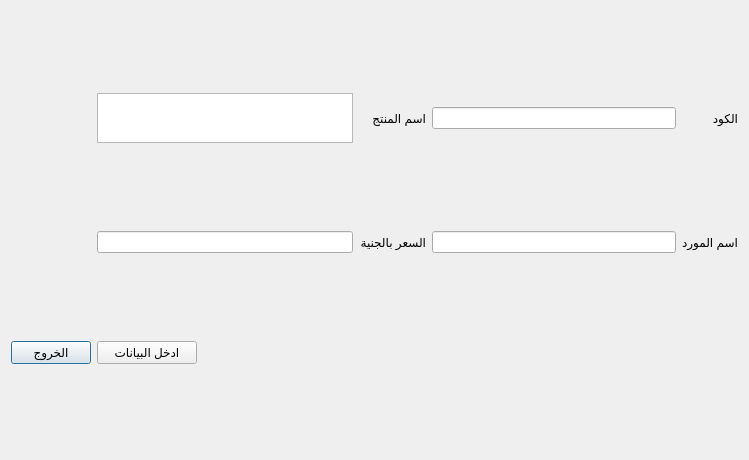
<?xml version="1.0" encoding="UTF-8"?>
<ui version="4.0">
 <class>DataEntryDialog</class>
 <widget class="QDialog" name="DataEntryDialog">
  <property name="geometry">
   <rect>
    <x>0</x>
    <y>0</y>
    <width>749</width>
    <height>460</height>
   </rect>
  </property>
  <property name="windowTitle">
   <string>صفحة ادخال البيانات</string>
  </property>
  <layout class="QGridLayout" name="gridLayout">
   <item row="1" column="5">
    <widget class="QLineEdit" name="IDLineEdit">
     <property name="minimumSize">
      <size>
       <width>100</width>
       <height>0</height>
      </size>
     </property>
    </widget>
   </item>
   <item row="3" column="1" colspan="2">
    <widget class="QPushButton" name="exitButton">
     <property name="sizePolicy">
      <sizepolicy hsizetype="Preferred" vsizetype="Fixed">
       <horstretch>0</horstretch>
       <verstretch>0</verstretch>
      </sizepolicy>
     </property>
     <property name="maximumSize">
      <size>
       <width>100</width>
       <height>16777215</height>
      </size>
     </property>
     <property name="text">
      <string>الخروج</string>
     </property>
    </widget>
   </item>
   <item row="3" column="3">
    <widget class="QPushButton" name="enterButton">
     <property name="sizePolicy">
      <sizepolicy hsizetype="Preferred" vsizetype="Preferred">
       <horstretch>0</horstretch>
       <verstretch>0</verstretch>
      </sizepolicy>
     </property>
     <property name="minimumSize">
      <size>
       <width>100</width>
       <height>0</height>
      </size>
     </property>
     <property name="maximumSize">
      <size>
       <width>100</width>
       <height>16777215</height>
      </size>
     </property>
     <property name="text">
      <string>ادخل البيانات</string>
     </property>
    </widget>
   </item>
   <item row="1" column="6">
    <widget class="QLabel" name="label">
     <property name="maximumSize">
      <size>
       <width>16777215</width>
       <height>50</height>
      </size>
     </property>
     <property name="text">
      <string>الكود</string>
     </property>
    </widget>
   </item>
   <item row="2" column="5">
    <widget class="QLineEdit" name="providerNameLineEdit"/>
   </item>
   <item row="1" column="4">
    <widget class="QLabel" name="label_2">
     <property name="text">
      <string>اسم المنتج</string>
     </property>
    </widget>
   </item>
   <item row="2" column="3">
    <widget class="QLineEdit" name="priceLineEdit"/>
   </item>
   <item row="2" column="6">
    <widget class="QLabel" name="label_3">
     <property name="text">
      <string>اسم المورد</string>
     </property>
    </widget>
   </item>
   <item row="2" column="4">
    <widget class="QLabel" name="label_4">
     <property name="text">
      <string>السعر بالجنية</string>
     </property>
    </widget>
   </item>
   <item row="1" column="3">
    <widget class="QTextEdit" name="productNameLineEdit">
     <property name="maximumSize">
      <size>
       <width>16777215</width>
       <height>50</height>
      </size>
     </property>
    </widget>
   </item>
  </layout>
  <action name="actionEnter">
   <property name="text">
    <string>enter</string>
   </property>
  </action>
  <action name="actionExit">
   <property name="text">
    <string>exit</string>
   </property>
  </action>
 </widget>
 <resources/>
 <connections>
  <connection>
   <sender>enterButton</sender>
   <signal>clicked()</signal>
   <receiver>actionEnter</receiver>
   <slot>trigger()</slot>
   <hints>
    <hint type="sourcelabel">
     <x>139</x>
     <y>354</y>
    </hint>
    <hint type="destinationlabel">
     <x>-1</x>
     <y>-1</y>
    </hint>
   </hints>
  </connection>
  <connection>
   <sender>exitButton</sender>
   <signal>clicked()</signal>
   <receiver>actionExit</receiver>
   <slot>trigger()</slot>
   <hints>
    <hint type="sourcelabel">
     <x>46</x>
     <y>354</y>
    </hint>
    <hint type="destinationlabel">
     <x>-1</x>
     <y>-1</y>
    </hint>
   </hints>
  </connection>
 </connections>
</ui>
